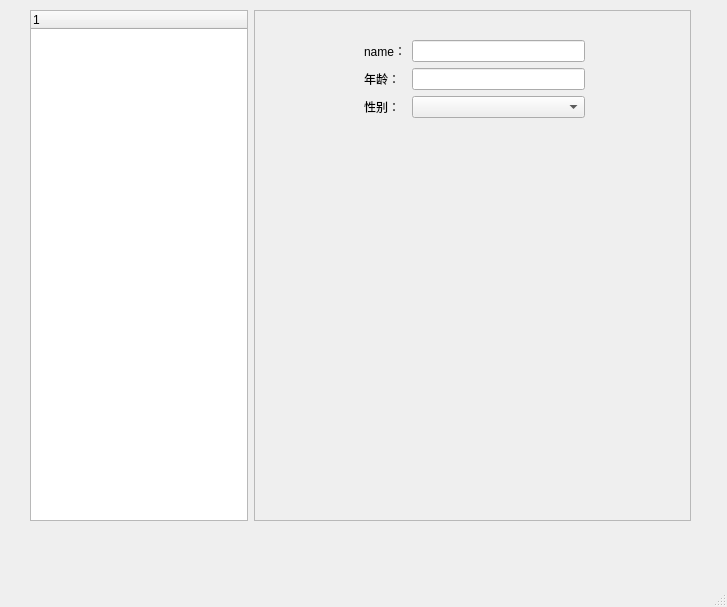
<?xml version="1.0" encoding="UTF-8"?>
<ui version="4.0">
 <class>MainWindow</class>
 <widget class="QMainWindow" name="MainWindow">
  <property name="geometry">
   <rect>
    <x>0</x>
    <y>0</y>
    <width>727</width>
    <height>607</height>
   </rect>
  </property>
  <property name="sizePolicy">
   <sizepolicy hsizetype="Minimum" vsizetype="Fixed">
    <horstretch>0</horstretch>
    <verstretch>0</verstretch>
   </sizepolicy>
  </property>
  <property name="minimumSize">
   <size>
    <width>50</width>
    <height>100</height>
   </size>
  </property>
  <property name="windowTitle">
   <string>MainWindow</string>
  </property>
  <widget class="QWidget" name="centralwidget">
   <property name="minimumSize">
    <size>
     <width>50</width>
     <height>100</height>
    </size>
   </property>
   <widget class="QWidget" name="horizontalLayoutWidget">
    <property name="geometry">
     <rect>
      <x>30</x>
      <y>10</y>
      <width>661</width>
      <height>511</height>
     </rect>
    </property>
    <layout class="QHBoxLayout" name="horizontalLayout">
     <item>
      <widget class="QTreeWidget" name="treeWidget">
       <property name="sizePolicy">
        <sizepolicy hsizetype="Expanding" vsizetype="Expanding">
         <horstretch>1</horstretch>
         <verstretch>0</verstretch>
        </sizepolicy>
       </property>
       <column>
        <property name="text">
         <string notr="true">1</string>
        </property>
       </column>
      </widget>
     </item>
     <item>
      <widget class="QFrame" name="frame">
       <property name="sizePolicy">
        <sizepolicy hsizetype="Expanding" vsizetype="Preferred">
         <horstretch>2</horstretch>
         <verstretch>0</verstretch>
        </sizepolicy>
       </property>
       <property name="frameShape">
        <enum>QFrame::StyledPanel</enum>
       </property>
       <property name="frameShadow">
        <enum>QFrame::Raised</enum>
       </property>
       <widget class="QWidget" name="formLayoutWidget">
        <property name="geometry">
         <rect>
          <x>110</x>
          <y>30</y>
          <width>221</width>
          <height>151</height>
         </rect>
        </property>
        <layout class="QFormLayout" name="formLayout">
         <item row="0" column="0">
          <widget class="QLabel" name="label">
           <property name="text">
            <string>name：</string>
           </property>
          </widget>
         </item>
         <item row="0" column="1">
          <widget class="QLineEdit" name="lineEdit"/>
         </item>
         <item row="1" column="0">
          <widget class="QLabel" name="label_2">
           <property name="text">
            <string>年龄：</string>
           </property>
          </widget>
         </item>
         <item row="1" column="1">
          <widget class="QLineEdit" name="lineEdit_2"/>
         </item>
         <item row="2" column="0">
          <widget class="QLabel" name="label_3">
           <property name="text">
            <string>性别：</string>
           </property>
          </widget>
         </item>
         <item row="2" column="1">
          <widget class="QComboBox" name="comboBox"/>
         </item>
        </layout>
       </widget>
      </widget>
     </item>
    </layout>
   </widget>
  </widget>
  <widget class="QMenuBar" name="menubar">
   <property name="geometry">
    <rect>
     <x>0</x>
     <y>0</y>
     <width>727</width>
     <height>23</height>
    </rect>
   </property>
  </widget>
  <widget class="QStatusBar" name="statusbar"/>
 </widget>
 <resources/>
 <connections/>
</ui>
